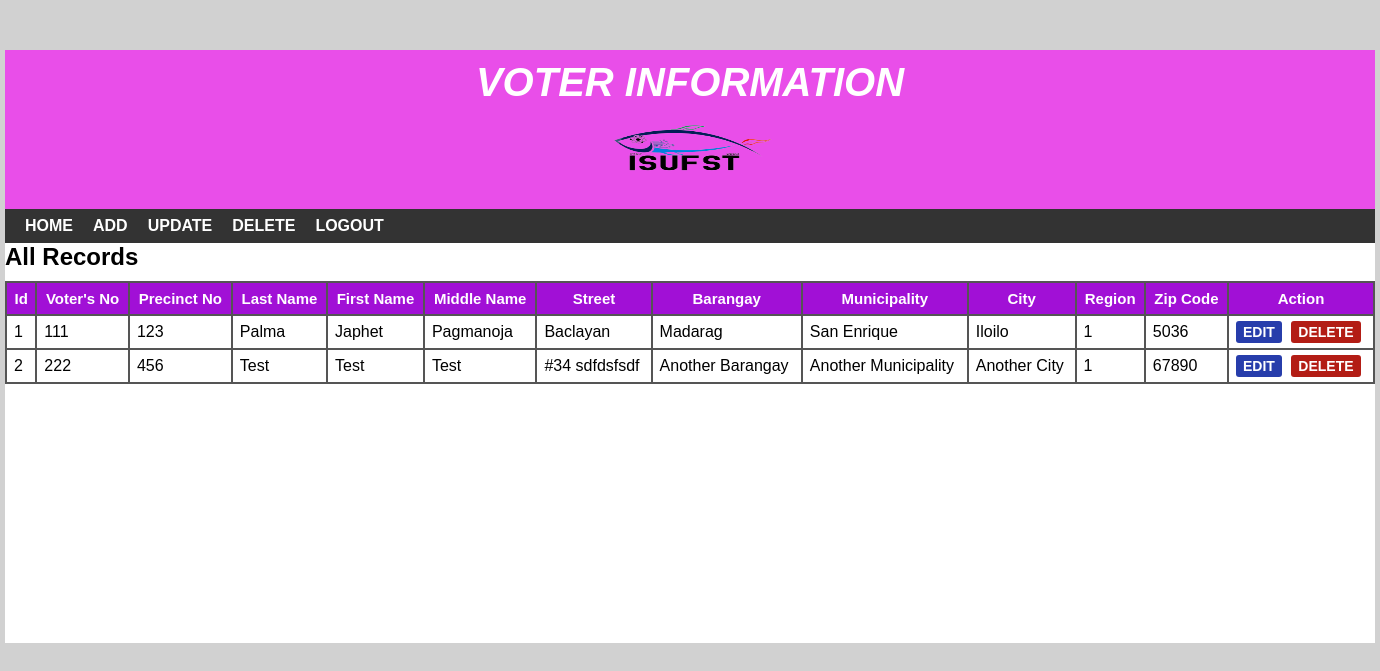
The app's page /index.php (signed in) with its own data.
### tables this page shows
CREATE TABLE `student` (
  `sid` int(10) NOT NULL,
  `svoters` varchar(10) NOT NULL,
  `sprecinct` varchar(10) NOT NULL,
  `slastname` varchar(30) NOT NULL,
  `sfirstname` varchar(30) NOT NULL,
  `smiddlename` varchar(30) NOT NULL,
  `sstreet` varchar(100) NOT NULL,
  `sbarangay` varchar(100) NOT NULL,
  `smunicipality` varchar(100) NOT NULL,
  `scity` varchar(100) NOT NULL,
  `sregion` int(100) NOT NULL,
  `szipcode` varchar(10) NOT NULL
);

### index.php (the view, shortened to what this page needs)
<?php include 'header.php'; ?>
<div id="main-content">
    <h2>All Records</h2>
    <?php
    include 'config.php';
    $sql = "SELECT * FROM student JOIN studentclass ON student.sregion = studentclass.cid";
    $result = mysqli_query($conn, $sql) or die("Query Unsuccessful.");
    if (mysqli_num_rows($result) > 0) {
        ?>
        <table cellpadding="7px">
            <thead>
            <th>Id</th>
            <th>Voter's No</th>
            <th>Precinct No</th>
            <th>Last Name</th>
            <th>First Name</th>
            <th>Middle Name</th>
            <th>Street</th>
            <th>Barangay</th>
            <th>Municipality</th>
            <th>City</th>
            <th>Region</th>
            <th>Zip Code</th>
            <th>Action</th>
            </thead>
            <tbody>
            <?php
            while ($row = mysqli_fetch_assoc($result)) {
                ?>
                <tr>
                    <td><?php echo $row['sid']; ?></td>
                    <td><?php echo $row['svoters']; ?></td>
                    <td><?php echo $row['sprecinct']; ?></td>
                    <td><?php echo $row['slastname']; ?></td>
                    <td><?php echo $row['sfirstname']; ?></td>
                    <td><?php echo $row['smiddlename']; ?></td>
                    <td><?php echo $row['sstreet']; ?></td>
                    <td><?php echo $row['sbarangay']; ?></td>
                    <td><?php echo $row['smunicipality']; ?></td>
                    <td><?php echo $row['scity']; ?></td>
                    <td><?php echo $row['sregion']; ?></td>
                    <td><?php echo $row['szipcode']; ?></td>
                    <td>
                        <a href='edit.php?id=<?php echo $row['sid']; ?>'>Edit</a>
                        <a href='delete-inline.php?id=<?php echo $row['sid']; ?>'>Delete</a>
                    </td>
                </tr>
            <?php } ?>
            </tbody>
        </table>
    <?php } else {
        echo "<h2>No Record Found</h2>";
    }
    ?>
</div>
</div>
</body>
</html>

### header.php (shortened to what this page needs)
<!DOCTYPE html>
<html lang="en">
<head>
  <link rel="stylesheet" href="css/style.css">
</head>
<body>
    <div id="wrapper">
        <div id="header">
            <h1>Voter Information</h1> <img class="card-img-top mx-auto my-4" src="images/isufst.png" style="width: 13%; height: 90px;" alt="Card image cap">
        </div>
        <div id="menu">
            <ul>
                <li>
                    <a href="index.php">Home</a>
                </li>
                <li>
                    <a href="add.php">Add</a>
                </li>
                <li>
                    <a href="update.php">Update</a>
                </li>
                <li>
                    <a href="delete.php">Delete</a>
                </li>
                <li>
                    <a href="logout.php">Logout</a>
                </li>
            </ul>
        </div>

### css/style.css (style rules this page uses)
body { font:16px arial; margin: 0; padding: 0; background: #d1d1d1; }
#wrapper { width: 1370px; margin: 50px auto 0; background-color: #fff; }
#header { text-align: center; background-color: #e94ee9; padding: 10px; }
#header h1 { color: #fff; font-size: 40px; font-style: italic; font-weight: 600; text-transform: uppercase; margin: 0; }
#menu { background-color: #333; }
#menu ul { font-size: 0; padding: 0 10px; margin: 0; list-style: none; }
#menu ul li { display: inline-block; }
#menu ul li a { color: #fff; font-size: 16px; font-weight: 600; padding: 8px 10px; display: block; text-decoration: none; text-transform: uppercase; transition: all 0.3s ease; }
#main-content { padding: 0; min-height: 400px; }
#main-content h2 { margin: 0 0 10px; text-transform: capitalize; }
#main-content table { width: 100%; background-color: #555; margin: 0 0 20px; }
#main-content table th { color: #fff; background-color: #a110d6; font-size: 15px; }
#main-content table th:last-child { width: 130px; }
#main-content table td { background-color: #fff; }
#main-content table td a { font-size: 14px; font-weight: 600; text-transform: uppercase; padding: 3px 7px; color: #fff; background-color: #273dab; text-decoration: none; border-radius: 3px; }
#main-content table td a:nth-child(2) { background-color: #b31d15; margin: 0 0 0 5px; }

### records on screen
student: sid "1", svoters "111", sprecinct "123", slastname "Palma", sfirstname "Japhet", smiddlename "Pagmanoja", sstreet "Baclayan", sbarangay "Madarag", smunicipality "San Enrique", scity "Iloilo", sregion "1", szipcode "5036"
student: sid "2", svoters "222", sprecinct "456", slastname "Test", sfirstname "Test", smiddlename "Test", sstreet "#34 sdfdsfsdf", sbarangay "Another Barangay", smunicipality "Another Municipality", scity "Another City", sregion "1", szipcode "67890"
